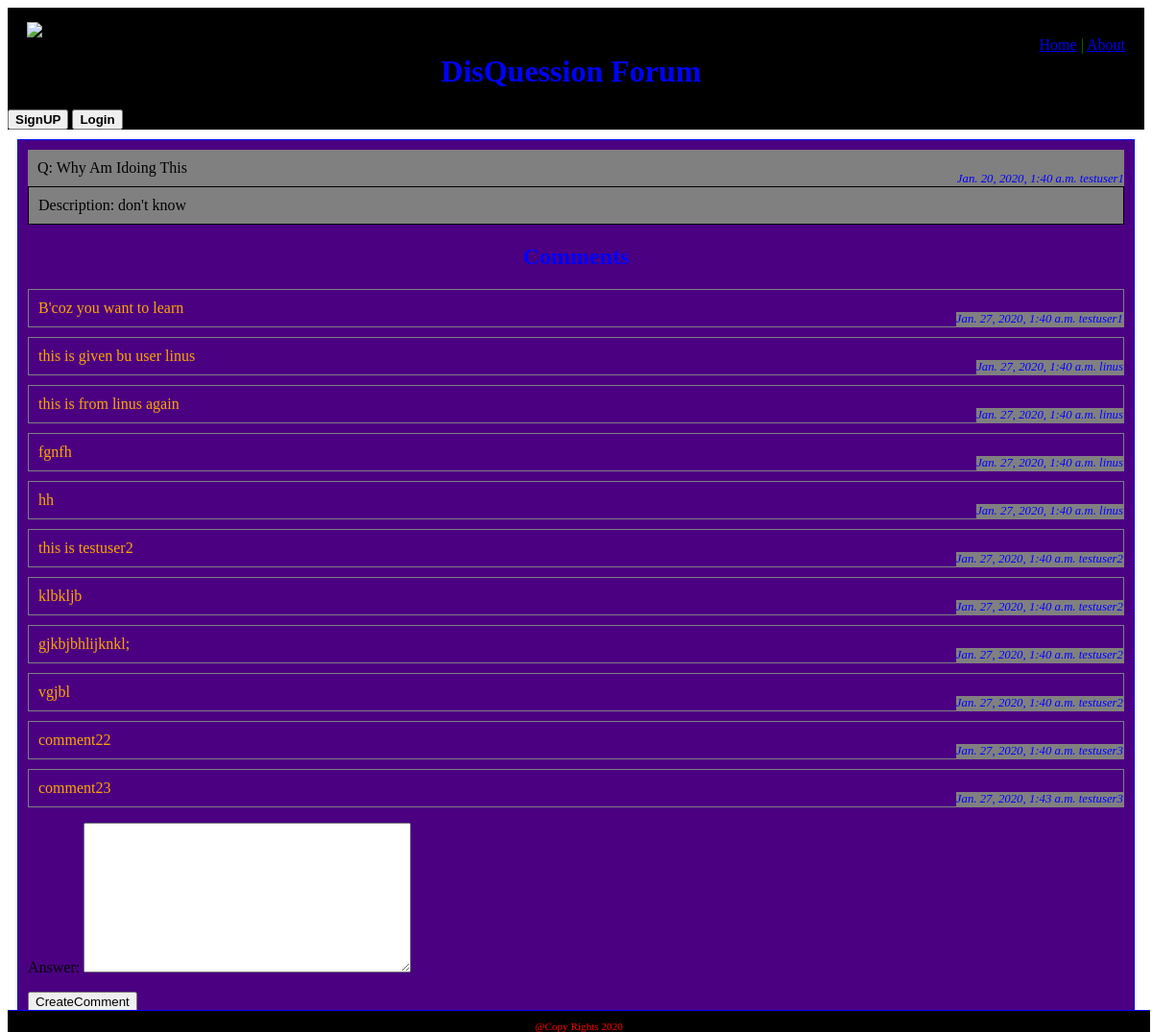
The app's page /article/detail/why am idoing this with its own data.
### article/models.py (models this page shows, shortened)
class Article(models.Model):
    title = models.CharField(max_length=100)
    description = models.TextField()
    slug = models.SlugField()
    publish_date = models.DateTimeField(auto_now_add=True)
    author = models.ForeignKey(User, on_delete=models.CASCADE, default=None)

### comment/models.py (models this page shows)
class Comment(models.Model):
    article = models.ForeignKey(Article, on_delete=models.CASCADE, default=None)
    owner = models.ForeignKey(User, on_delete=models.CASCADE,default=None)
    answer = models.TextField()
    published_at = models.DateTimeField(auto_now_add=True, blank=True)

### article/views.py (the view)
# urls.py: path('detail/<title>',detailed_article, name='detail')
def detailed_article(request, title):
    detailed_article = Article.objects.get(title=title)
    comments = cModels.Comment.objects.filter(article=detailed_article)
    cform = cForms.CommentCreationForm()
    context = {
        'detailed_article': detailed_article,
        'comments': comments,
        'cform':cform
    }
    return render(request, 'article/detail.html', context)

### comment/forms.py
class CommentCreationForm(forms.ModelForm):
    class Meta:
        model = Comment
        fields = ('answer',)

### article/templates/article/detail.html (shortened to what this page needs)
{% extends 'base.html' %}
{% load static %}
{% block head %}
<link rel="stylesheet" href="{% static 'css/detail.css' %}">
{% endblock %}
{% block content %}
<div class="detail">
    <div class="title">
        Q: {{detailed_article.title|title}}
        <div class="otherDeatil">
        {{detailed_article.publish_date}}
        {{detailed_article.author}}
    </div>
    </div>
    <div class="description">
        Description: {{detailed_article.description}}
    </div>
    <h2>Comments</h2>
    <div class="comments">
        {% for comment in comments %}
        <div class="comment">
            {{comment.answer}}
            <div class="owner">
                {{comment.published_at}}
                {{comment.owner}}</div>
        </div>
    {% endfor %}
    </div>
    <form method="get" action="{% url 'comment:create' %}">
        {{cform.as_p}}
        <input type="submit" value="CreateComment">
    </form>
</div>
{% endblock %}

### static/css/master.css (style rules this page uses)
body { background-color: white; }

### article/static/css/detail.css (style rules this page uses)
.detail { margin : 10px }
.title { border : 1px black; background-color : gray; padding : 10px; position : relative }
.description { border : 1px solid black; background-color : gray; padding : 10px; }
.otherDeatil, .owner { float : right; background-color : gray; position:absolute; right : 0; bottom : 0; margin:0; font-size : 0.8em; font-style : italic; color : blue }
h2 { text-align : center ; color : blue }
.comment { border : 1px solid gray; padding : 10px; margin-top : 10px; position : relative; color : orange }

### records on screen
Article: title "Why Am Idoing This", publish_date "Jan. 20, 2020, 1:40 a.m.", author "testuser1", description "don't know"
Comment: answer "B'coz you want to learn", published_at "Jan. 27, 2020, 1:40 a.m.", owner "testuser1"
Comment: answer "this is given bu user linus", published_at "Jan. 27, 2020, 1:40 a.m.", owner "linus"
Comment: answer "this is from linus again", published_at "Jan. 27, 2020, 1:40 a.m.", owner "linus"
Comment: answer "fgnfh", published_at "Jan. 27, 2020, 1:40 a.m.", owner "linus"
Comment: answer "hh", published_at "Jan. 27, 2020, 1:40 a.m.", owner "linus"
Comment: answer "this is testuser2", published_at "Jan. 27, 2020, 1:40 a.m.", owner "testuser2"
Comment: answer "klbkljb", published_at "Jan. 27, 2020, 1:40 a.m.", owner "testuser2"
Comment: answer "gjkbjbhlijknkl;", published_at "Jan. 27, 2020, 1:40 a.m.", owner "testuser2"
Comment: answer "vgjbl", published_at "Jan. 27, 2020, 1:40 a.m.", owner "testuser2"
Comment: answer "comment22", published_at "Jan. 27, 2020, 1:40 a.m.", owner "testuser3"
Comment: answer "comment23", published_at "Jan. 27, 2020, 1:43 a.m.", owner "testuser3"
